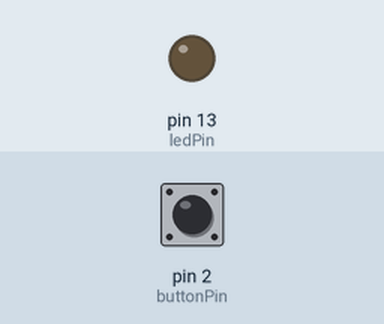
Simulated run of this sketch. Board: Arduino Uno, built with avr-gcc and run on an emulated ATmega328P. Parts: output pins drawn as LEDs (lit = HIGH). The test bench sets the inputs (shaded band); at power-on: pin 2 (buttonPin) HIGH.

Above: at 1.2 s.
1.3 s: pin 2 (buttonPin) pulled LOW for 0.15 s
At 1.6 s:
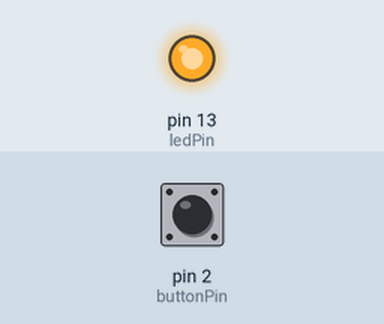
2.9 s: pin 2 (buttonPin) pulled LOW for 1 s
At 4.0 s:
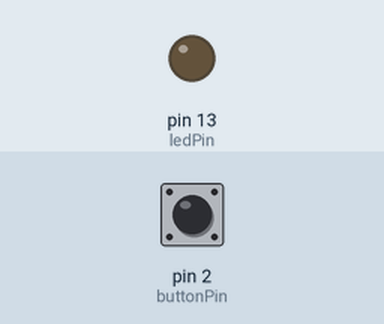
5.4 s: pin 2 (buttonPin) pulled LOW for 3.2 s
At 5.9 s:
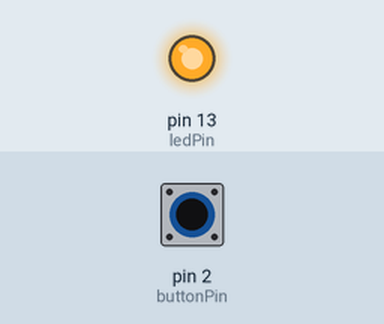
Timing chart, 0 to 8.4 s (numbered marks = the images above; inputs shaded):
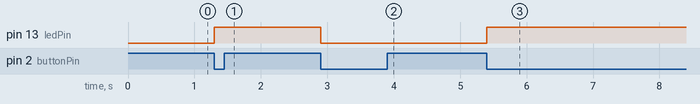

Measured:
- after the input at 1.3 s, pin 13 (ledPin): LOW → HIGH at once
- after the input at 2.9 s, pin 13 (ledPin): HIGH → LOW at once
- after the input at 5.4 s, pin 13 (ledPin): LOW → HIGH at once

The sketch:

sketch_oct24c.ino
```cpp
volatile bool buttonPressed = false;
unsigned long lastDebounceTime = 0;
unsigned long debounceDelay = 100;
const int buttonPin = 2;
const int ledPin = 13;
bool ledState = LOW;
bool lastButtonState = HIGH;
bool buttonState = HIGH;

void setup() {
  pinMode(ledPin, OUTPUT);
  pinMode(buttonPin, INPUT_PULLUP);
  attachInterrupt(digitalPinToInterrupt(buttonPin), handleInterrupt, CHANGE);
}

void loop() {
  if (buttonPressed) {
    if ((millis() - lastDebounceTime) > debounceDelay) {
      lastDebounceTime = millis();
      buttonState = digitalRead(buttonPin);
      if (buttonState != lastButtonState) {
        if (lastButtonState == HIGH) {
          ledState = !ledState;
          digitalWrite(ledPin, ledState);
        }
      lastButtonState = !lastButtonState;
      buttonPressed = false;
      }
    }
  }
}

void handleInterrupt() {
  buttonPressed = true;
}
```
